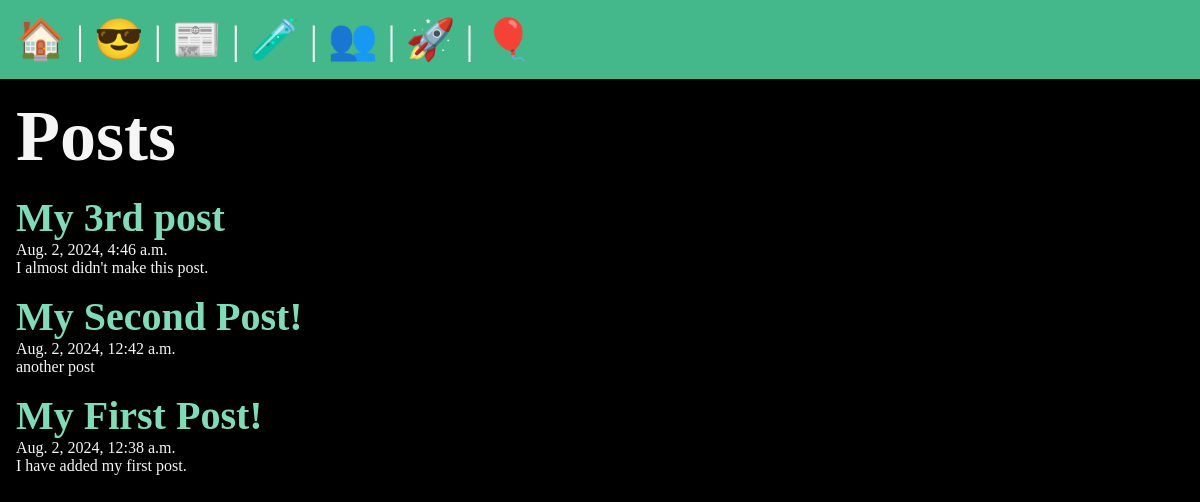
The page /posts/ on the database as committed earlier.
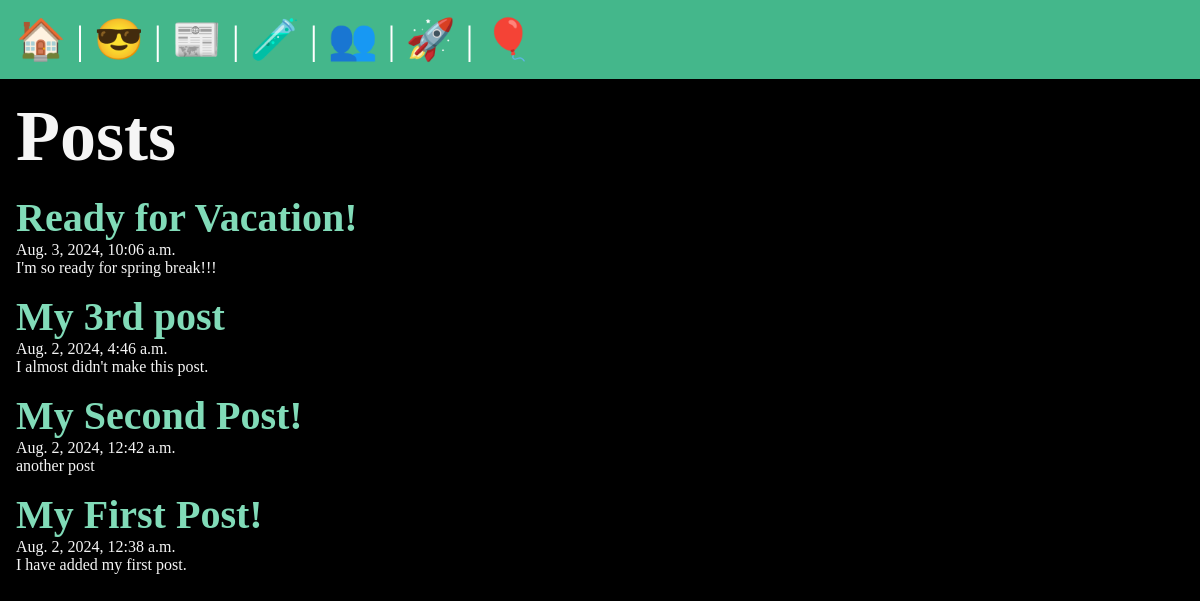
The same page on the database as committed later.
### posts/models.py (models this page shows, shortened)
class Post(models.Model):
    title = models.CharField(max_length=75)
    body = models.TextField()
    slug = models.SlugField()
    date = models.DateTimeField(auto_now_add=True)
    banner = models.ImageField(default='fallback.png',blank=True)

### posts/views.py (the view)
# urls.py: path('', views.posts_list, name="list"),
def posts_list(request):
    posts = Post.objects.all().order_by('-date')
    return render(request, 'posts/posts_list.html', { 'posts':posts })

### posts/templates/posts/posts_list.html (shortened to what this page needs)
{% extends 'layout.html' %}
{% block content %}
    <section>
    <h1>Posts</h1>
    {% for post in posts %}
        <artical calss="post">
            <h2>
                <a href="{% url 'post:page' slug=post.slug %}">
                {{ post.title }}
                </a>
            </h2>
            <p>{{ post.date }}</p>
            <p>{{ post.body }}</p>
        </artical>
    {% endfor %}
    </section>
{%  endblock %}

Rows that differ between the two databases and show on the page:
added Post: title "Ready for Vacation!", date "Aug. 3, 2024, 10:06 a.m.", body "I'm so ready for spring break!!!"
